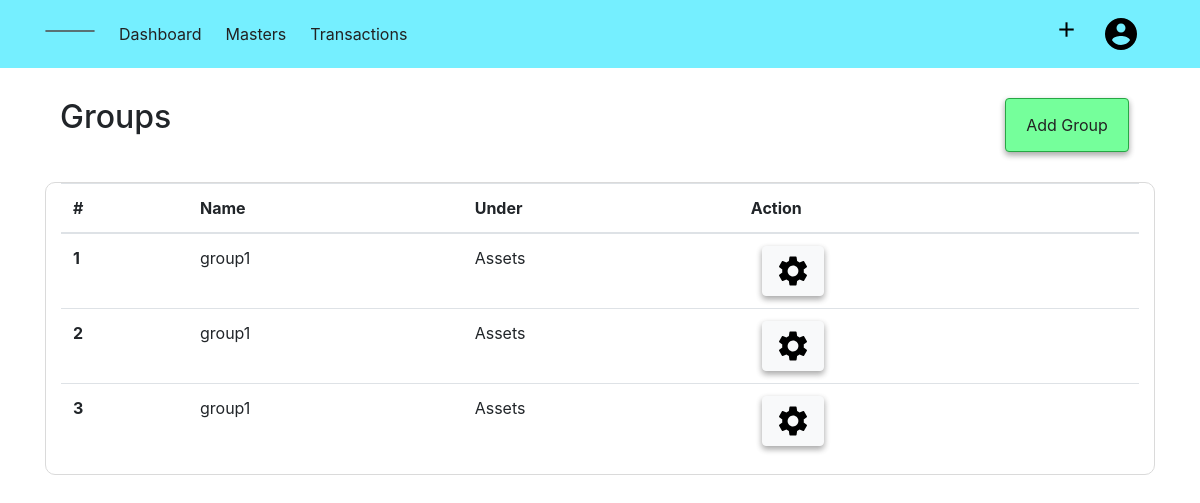
/groups (signed in), run on an earlier commit of the app's database.
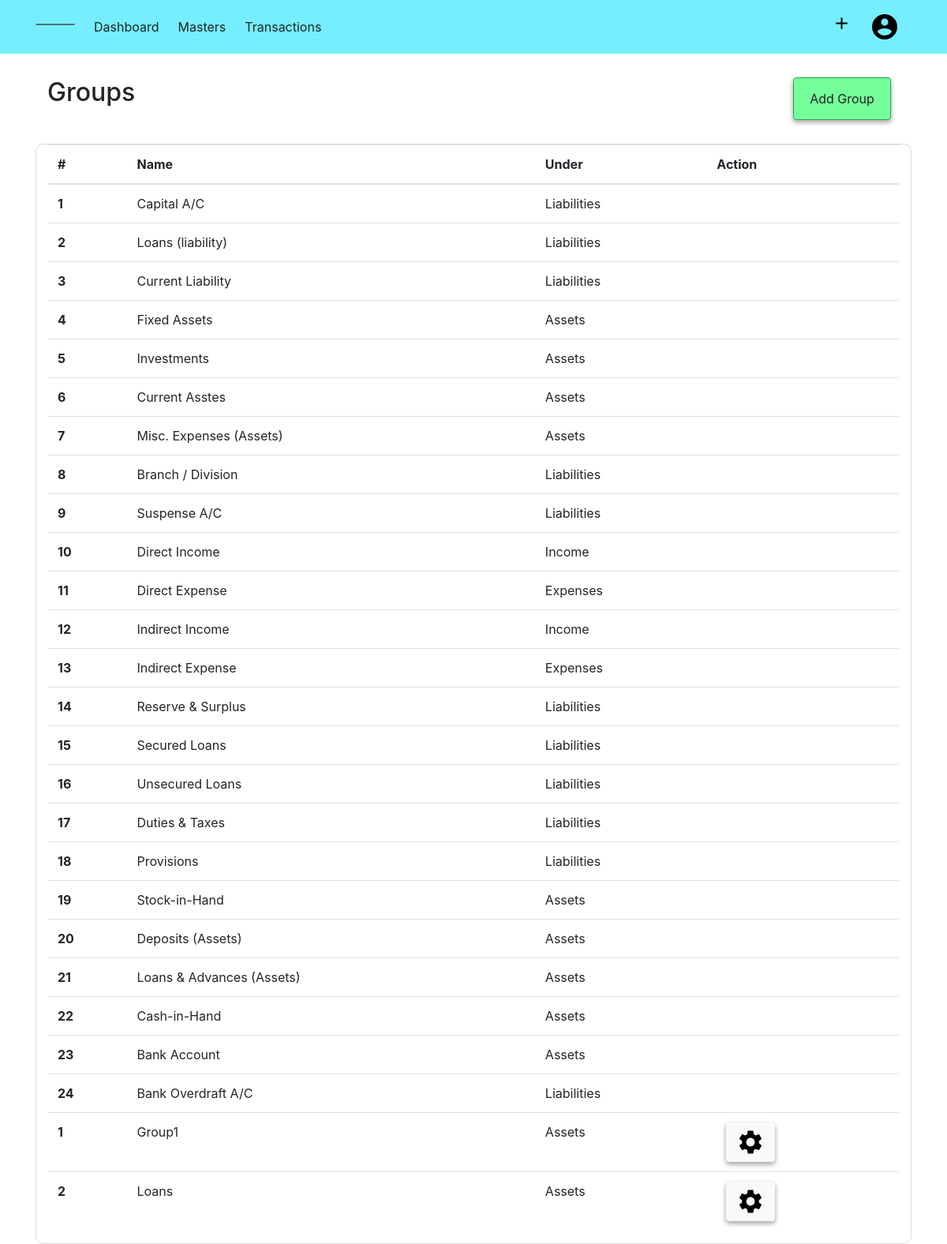
And on a later commit of the database.
### acsystem/models.py (models this page shows, shortened)
class Group(db.Model):
    id = db.Column(db.Integer, primary_key=True)
    name = db.Column(db.String(40), nullable=False)
    under = db.Column(db.String(20), nullable=False)
    company_id = db.Column(db.Integer, db.ForeignKey('company.id', ondelete="CASCADE"), nullable=False)

class FixedGroup(db.Model):
    id = db.Column(db.Integer, primary_key=True)
    name = db.Column(db.String(40), nullable=False)
    under = db.Column(db.String(20), nullable=False)

### acsystem/groupledger/routes.py (the view, shortened to what this page needs)
@groupledgers.route('/groups', methods=['GET','POST'])
@login_required
def group():
    form = GroupForm()
    groups = Group.query.filter_by(company_id = current_user.activecompany).all()
    fixedgroups = FixedGroup.query.all()
    return render_template('groupledger/showgroup.html', title="Groups", form=form, groups = groups, fixedgroups=fixedgroups )

### acsystem/models.py (called while the page is built)
@login_manager.user_loader
def load_user(user_id):
    return User.query.get(int(user_id))

### acsystem/templates/groupledger/showgroup.html (shortened to what this page needs)
{% from "renderfield.html" import render_field, render_doublefield %}
{% extends "layout.html"%}
{% block content %}
<div class="container">
    <div class="container-fluid">
        <h2 class="float-left">Groups</h2>
        <ul class="nav justify-content-end">
            <li class="btn btn-success">
                <a class="nav-link" data-toggle="modal" data-target="#deletecustomer">Add Group</a>
            </li>
        </ul>
    </div>
    <div class="container-fluid" style="border:1px solid rgb(218, 218, 218); border-radius:10px;">
        <table class="table table-hover">
            <thead>
                <tr>
                    <th scope="col">#</th>
                    <th scope="col">Name</th>
                    <th scope="col">Under</th>
                    <th scope="col">Action</th>
                </tr>
            </thead>
            <tbody>
                {% for group in fixedgroups %}
                <tr>
                    <th scope="row">{{group.id}}</th>
                    <td>{{ group.name }}</td>
                    <td>{{ group.under }}</td>
                    <td>
                    </td>
                {% endfor %}
                {% for group in groups %}
                <tr>
                    <th scope="row">{{group.id}}</th>
                    <td>{{ group.name }}</td>
                    <td>{{ group.under }}</td>
                    <td>
                        <a href="#">
                        <button type="submit" class="btn btn-light">
                                <img src="{{ url_for('static',filename='images/setting.png') }}" alt="Setting">
                            </button>
                        </a>
                    </td>
                {% endfor %}
            </tbody>
        </table>
    </div>
</div>
{% endblock content %}

### acsystem/templates/layout.html (shortened to what this page needs)
{% extends "header.html" %}
{% block body %}
<nav class="navbar navbar-expand-lg">
    <div class="container">
        <ul class="navbar-nav">
            <li>
                {% if activecomp %}
                <a class="navbar-brand" href="{{ url_for('company.companies') }}">{{ activecomp.companyname }} </a>
                {% else %}
                <a class="navbar-brand" href="{{ url_for('company.companies') }}">Select Company </a>
                {% endif %}
            </li>
            <li class="nav-item">
                <a class="nav-link" href="{{ url_for('users.dashboard')}}">Dashboard</a>
            </li>
            <li class="nav-item dropdown">
                <a class="nav-link dropdown-toggle" href="#" id="drop1" data-toggle="dropdown">
                    Masters
                </a>
            </li>
            <li class="nav-item dropdown">
                <a class="nav-link dropdown-toggle" href="#" id="drop2" data-toggle="dropdown">
                    Transactions
                </a>
            </li>
        </ul>
        <ul class="navbar-nav">
            <li class="nav-item dropdown">
                <a class="nav-link dropdown-toggle" href="#" id="dropadd" data-toggle="dropdown">
                    <img src="{{url_for('static', filename='images/add.png')}}" alt="+" width="25px;"></a>
            </li>
            <li class="nav-item dropdown">
                <a class="nav-link dropdown-toggle" href="#" id="dropaccount" data-toggle="dropdown">
                    <img src="{{ url_for('static', filename='images/user.png')}}" alt="Account">
                </a>
            </li>
        </ul>
    </div>
</nav>
    {% block content%} {% endblock %}
{% endblock %}

### acsystem/templates/header.html (shortened to what this page needs)
<!DOCTYPE html>
<html lang="en">
<head>
    <link rel="stylesheet" href="{{url_for('static', filename='bootstrap.css')}}">
    <link rel="stylesheet" href="{{url_for('static', filename='main.css')}}">
    <link rel="stylesheet" href="{{url_for('static', filename='style.css')}}">
    <link rel="stylesheet" href="https:/cdnjs.cloudflare.com/ajax/libs/toastr.js/latest/toastr.min.css">
</head>
<body>
        {% block body%} {% endblock %}
</body>
</html>

### acsystem/static/main.css (style rules this page uses)
a { color: rgb(34, 34, 34) !important; }

### acsystem/static/style.css (style rules this page uses)
.btn { -webkit-box-shadow: 0 3px 6px rgba(0, 0, 0, 0.16), 0 3px 6px rgba(0, 0, 0, 0.23); box-shadow: 0 3px 6px rgba(0, 0, 0, 0.16), 0 3px 6px rgba(0, 0, 0, 0.23); }
.dropdown ::after { display: none !important; }
.navbar-brand { color: rgba(0, 0, 0, 0.822); border: 1px solid rgba(83, 83, 83, 0.8); border-radius: 30px; padding: 0 1.5rem; }
.nav-item { display: block; padding-right: .5rem; }
.navbar-nav { -webkit-box-orient: horizontal !important; -webkit-box-direction: normal !important; -ms-flex-direction: row !important; flex-direction: row !important; }
.nav-link { color: rgba(12, 12, 12, 0.76); padding: .5rem !important; }
.navbar { background-color: #75efff; }
.btn { margin: 0 .7rem; }
.btn-success { background-color: #75ff9b !important; }
.container-fluid { margin-top: 30px !important; }

What changed in the data, as far as the page shows it:
removed Group: id "3", name "group1", under "Assets"
added FixedGroup: id "1", name "Capital A/C", under "Liabilities"
added FixedGroup: id "2", name "Loans (liability)", under "Liabilities"
added FixedGroup: id "3", name "Current Liability", under "Liabilities"
added FixedGroup: id "4", name "Fixed Assets", under "Assets"
added FixedGroup: id "5", name "Investments", under "Assets"
added FixedGroup: id "6", name "Current Asstes", under "Assets"
added FixedGroup: id "7", name "Misc. Expenses (Assets)", under "Assets"
added FixedGroup: id "8", name "Branch / Division", under "Liabilities"
added FixedGroup: id "9", name "Suspense A/C", under "Liabilities"
added FixedGroup: id "10", name "Direct Income", under "Income"
added FixedGroup: id "11", name "Direct Expense", under "Expenses"
added FixedGroup: id "12", name "Indirect Income", under "Income"
added FixedGroup: id "13", name "Indirect Expense", under "Expenses"
added FixedGroup: id "14", name "Reserve & Surplus", under "Liabilities"
added FixedGroup: id "15", name "Secured Loans", under "Liabilities"
added FixedGroup: id "16", name "Unsecured Loans", under "Liabilities"
added FixedGroup: id "17", name "Duties & Taxes", under "Liabilities"
added FixedGroup: id "18", name "Provisions", under "Liabilities"
added FixedGroup: id "19", name "Stock-in-Hand", under "Assets"
added FixedGroup: id "20", name "Deposits (Assets)", under "Assets"
added FixedGroup: id "21", name "Loans & Advances (Assets)", under "Assets"
added FixedGroup: id "22", name "Cash-in-Hand", under "Assets"
added FixedGroup: id "23", name "Bank Account", under "Assets"
added FixedGroup: id "24", name "Bank Overdraft A/C", under "Liabilities"
changed Group id 1: name "group1" → "Group1"
changed Group id 2: name "group1" → "Loans"
